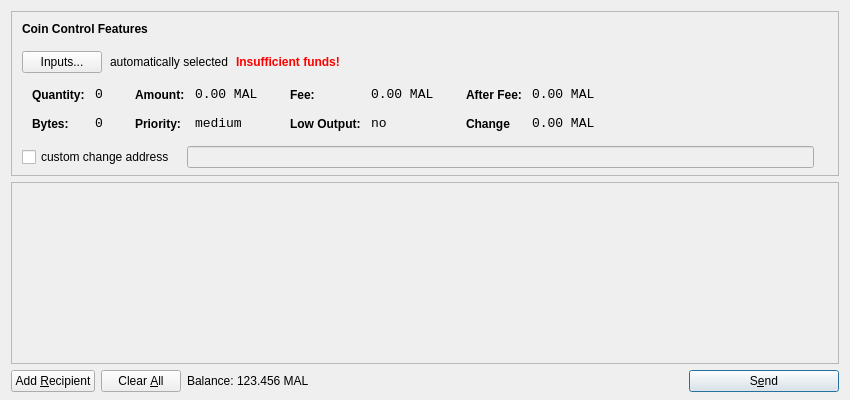
<?xml version="1.0" encoding="UTF-8"?>
<ui version="4.0">
 <class>SendCoinsDialog</class>
 <widget class="QDialog" name="SendCoinsDialog">
  <property name="geometry">
   <rect>
    <x>0</x>
    <y>0</y>
    <width>850</width>
    <height>400</height>
   </rect>
  </property>
  <property name="windowTitle">
   <string>Send Coins</string>
  </property>
  <layout class="QVBoxLayout" name="verticalLayout" stretch="0,1,0">
   <property name="bottomMargin">
    <number>8</number>
   </property>
   <item>
    <widget class="QFrame" name="frameCoinControl">
     <property name="sizePolicy">
      <sizepolicy hsizetype="Expanding" vsizetype="Expanding">
       <horstretch>0</horstretch>
       <verstretch>0</verstretch>
      </sizepolicy>
     </property>
     <property name="maximumSize">
      <size>
       <width>16777215</width>
       <height>16777215</height>
      </size>
     </property>
     <property name="frameShape">
      <enum>QFrame::StyledPanel</enum>
     </property>
     <property name="frameShadow">
      <enum>QFrame::Sunken</enum>
     </property>
     <layout class="QVBoxLayout" name="verticalLayoutCoinControl2">
      <property name="spacing">
       <number>-1</number>
      </property>
      <property name="leftMargin">
       <number>0</number>
      </property>
      <property name="topMargin">
       <number>0</number>
      </property>
      <property name="rightMargin">
       <number>0</number>
      </property>
      <property name="bottomMargin">
       <number>6</number>
      </property>
      <item>
       <layout class="QVBoxLayout" name="verticalLayoutCoinControl" stretch="0,0,0,0,1">
        <property name="spacing">
         <number>0</number>
        </property>
        <property name="leftMargin">
         <number>10</number>
        </property>
        <property name="topMargin">
         <number>10</number>
        </property>
        <item>
         <layout class="QHBoxLayout" name="horizontalLayoutCoinControl1">
          <property name="bottomMargin">
           <number>15</number>
          </property>
          <item>
           <widget class="QLabel" name="labelCoinControlFeatures">
            <property name="sizePolicy">
             <sizepolicy hsizetype="Preferred" vsizetype="Maximum">
              <horstretch>0</horstretch>
              <verstretch>0</verstretch>
             </sizepolicy>
            </property>
            <property name="font">
             <font>
              <weight>75</weight>
              <bold>true</bold>
             </font>
            </property>
            <property name="styleSheet">
             <string notr="true">font-weight:bold;</string>
            </property>
            <property name="text">
             <string>Coin Control Features</string>
            </property>
           </widget>
          </item>
         </layout>
        </item>
        <item>
         <layout class="QHBoxLayout" name="horizontalLayoutCoinControl2" stretch="0,0,0,0">
          <property name="spacing">
           <number>8</number>
          </property>
          <property name="bottomMargin">
           <number>10</number>
          </property>
          <item>
           <widget class="QPushButton" name="pushButtonCoinControl">
            <property name="styleSheet">
             <string notr="true"/>
            </property>
            <property name="text">
             <string>Inputs...</string>
            </property>
           </widget>
          </item>
          <item>
           <widget class="QLabel" name="labelCoinControlAutomaticallySelected">
            <property name="text">
             <string>automatically selected</string>
            </property>
            <property name="margin">
             <number>5</number>
            </property>
           </widget>
          </item>
          <item>
           <widget class="QLabel" name="labelCoinControlInsuffFunds">
            <property name="font">
             <font>
              <weight>75</weight>
              <bold>true</bold>
             </font>
            </property>
            <property name="styleSheet">
             <string notr="true">color:red;font-weight:bold;</string>
            </property>
            <property name="text">
             <string>Insufficient funds!</string>
            </property>
            <property name="margin">
             <number>5</number>
            </property>
           </widget>
          </item>
          <item>
           <spacer name="horizontalSpacerCoinControl">
            <property name="orientation">
             <enum>Qt::Horizontal</enum>
            </property>
            <property name="sizeHint" stdset="0">
             <size>
              <width>40</width>
              <height>1</height>
             </size>
            </property>
           </spacer>
          </item>
         </layout>
        </item>
        <item>
         <widget class="QWidget" name="widgetCoinControl" native="true">
          <property name="sizePolicy">
           <sizepolicy hsizetype="Preferred" vsizetype="Preferred">
            <horstretch>0</horstretch>
            <verstretch>0</verstretch>
           </sizepolicy>
          </property>
          <property name="minimumSize">
           <size>
            <width>0</width>
            <height>0</height>
           </size>
          </property>
          <property name="styleSheet">
           <string notr="true"/>
          </property>
          <layout class="QHBoxLayout" name="horizontalLayoutCoinControl5">
           <property name="margin">
            <number>0</number>
           </property>
           <item>
            <layout class="QHBoxLayout" name="horizontalLayoutCoinControl3" stretch="0,0,0,1">
             <property name="spacing">
              <number>20</number>
             </property>
             <property name="topMargin">
              <number>0</number>
             </property>
             <property name="bottomMargin">
              <number>10</number>
             </property>
             <item>
              <layout class="QFormLayout" name="formLayoutCoinControl1">
               <property name="horizontalSpacing">
                <number>10</number>
               </property>
               <property name="verticalSpacing">
                <number>14</number>
               </property>
               <property name="leftMargin">
                <number>10</number>
               </property>
               <property name="topMargin">
                <number>4</number>
               </property>
               <property name="rightMargin">
                <number>6</number>
               </property>
               <item row="0" column="0">
                <widget class="QLabel" name="labelCoinControlQuantityText">
                 <property name="styleSheet">
                  <string notr="true">font-weight:bold;</string>
                 </property>
                 <property name="text">
                  <string>Quantity:</string>
                 </property>
                 <property name="margin">
                  <number>0</number>
                 </property>
                </widget>
               </item>
               <item row="0" column="1">
                <widget class="QLabel" name="labelCoinControlQuantity">
                 <property name="font">
                  <font>
                   <family>Monospace</family>
                   <pointsize>10</pointsize>
                  </font>
                 </property>
                 <property name="cursor">
                  <cursorShape>IBeamCursor</cursorShape>
                 </property>
                 <property name="contextMenuPolicy">
                  <enum>Qt::ActionsContextMenu</enum>
                 </property>
                 <property name="text">
                  <string>0</string>
                 </property>
                 <property name="margin">
                  <number>0</number>
                 </property>
                 <property name="textInteractionFlags">
                  <set>Qt::LinksAccessibleByMouse|Qt::TextSelectableByKeyboard|Qt::TextSelectableByMouse</set>
                 </property>
                </widget>
               </item>
               <item row="1" column="0">
                <widget class="QLabel" name="labelCoinControlBytesText">
                 <property name="styleSheet">
                  <string notr="true">font-weight:bold;</string>
                 </property>
                 <property name="text">
                  <string>Bytes:</string>
                 </property>
                </widget>
               </item>
               <item row="1" column="1">
                <widget class="QLabel" name="labelCoinControlBytes">
                 <property name="font">
                  <font>
                   <family>Monospace</family>
                   <pointsize>10</pointsize>
                  </font>
                 </property>
                 <property name="cursor">
                  <cursorShape>IBeamCursor</cursorShape>
                 </property>
                 <property name="contextMenuPolicy">
                  <enum>Qt::ActionsContextMenu</enum>
                 </property>
                 <property name="text">
                  <string>0</string>
                 </property>
                 <property name="textInteractionFlags">
                  <set>Qt::LinksAccessibleByMouse|Qt::TextSelectableByKeyboard|Qt::TextSelectableByMouse</set>
                 </property>
                </widget>
               </item>
              </layout>
             </item>
             <item>
              <layout class="QFormLayout" name="formLayoutCoinControl2">
               <property name="horizontalSpacing">
                <number>10</number>
               </property>
               <property name="verticalSpacing">
                <number>14</number>
               </property>
               <property name="leftMargin">
                <number>6</number>
               </property>
               <property name="topMargin">
                <number>4</number>
               </property>
               <property name="rightMargin">
                <number>6</number>
               </property>
               <item row="0" column="0">
                <widget class="QLabel" name="labelCoinControlAmountText">
                 <property name="styleSheet">
                  <string notr="true">font-weight:bold;</string>
                 </property>
                 <property name="text">
                  <string>Amount:</string>
                 </property>
                 <property name="margin">
                  <number>0</number>
                 </property>
                </widget>
               </item>
               <item row="0" column="1">
                <widget class="QLabel" name="labelCoinControlAmount">
                 <property name="font">
                  <font>
                   <family>Monospace</family>
                   <pointsize>10</pointsize>
                  </font>
                 </property>
                 <property name="cursor">
                  <cursorShape>IBeamCursor</cursorShape>
                 </property>
                 <property name="contextMenuPolicy">
                  <enum>Qt::ActionsContextMenu</enum>
                 </property>
                 <property name="text">
                  <string>0.00 MAL</string>
                 </property>
                 <property name="textInteractionFlags">
                  <set>Qt::LinksAccessibleByMouse|Qt::TextSelectableByKeyboard|Qt::TextSelectableByMouse</set>
                 </property>
                </widget>
               </item>
               <item row="1" column="0">
                <widget class="QLabel" name="labelCoinControlPriorityText">
                 <property name="styleSheet">
                  <string notr="true">font-weight:bold;</string>
                 </property>
                 <property name="text">
                  <string>Priority:</string>
                 </property>
                </widget>
               </item>
               <item row="1" column="1">
                <widget class="QLabel" name="labelCoinControlPriority">
                 <property name="font">
                  <font>
                   <family>Monospace</family>
                   <pointsize>10</pointsize>
                  </font>
                 </property>
                 <property name="cursor">
                  <cursorShape>IBeamCursor</cursorShape>
                 </property>
                 <property name="contextMenuPolicy">
                  <enum>Qt::ActionsContextMenu</enum>
                 </property>
                 <property name="text">
                  <string>medium</string>
                 </property>
                 <property name="textInteractionFlags">
                  <set>Qt::LinksAccessibleByMouse|Qt::TextSelectableByKeyboard|Qt::TextSelectableByMouse</set>
                 </property>
                </widget>
               </item>
              </layout>
             </item>
             <item>
              <layout class="QFormLayout" name="formLayoutCoinControl3">
               <property name="horizontalSpacing">
                <number>10</number>
               </property>
               <property name="verticalSpacing">
                <number>14</number>
               </property>
               <property name="leftMargin">
                <number>6</number>
               </property>
               <property name="topMargin">
                <number>4</number>
               </property>
               <property name="rightMargin">
                <number>6</number>
               </property>
               <item row="0" column="0">
                <widget class="QLabel" name="labelCoinControlFeeText">
                 <property name="styleSheet">
                  <string notr="true">font-weight:bold;</string>
                 </property>
                 <property name="text">
                  <string>Fee:</string>
                 </property>
                 <property name="margin">
                  <number>0</number>
                 </property>
                </widget>
               </item>
               <item row="0" column="1">
                <widget class="QLabel" name="labelCoinControlFee">
                 <property name="font">
                  <font>
                   <family>Monospace</family>
                   <pointsize>10</pointsize>
                  </font>
                 </property>
                 <property name="cursor">
                  <cursorShape>IBeamCursor</cursorShape>
                 </property>
                 <property name="contextMenuPolicy">
                  <enum>Qt::ActionsContextMenu</enum>
                 </property>
                 <property name="text">
                  <string>0.00 MAL</string>
                 </property>
                 <property name="textInteractionFlags">
                  <set>Qt::LinksAccessibleByMouse|Qt::TextSelectableByKeyboard|Qt::TextSelectableByMouse</set>
                 </property>
                </widget>
               </item>
               <item row="1" column="0">
                <widget class="QLabel" name="labelCoinControlLowOutputText">
                 <property name="styleSheet">
                  <string notr="true">font-weight:bold;</string>
                 </property>
                 <property name="text">
                  <string>Low Output:</string>
                 </property>
                </widget>
               </item>
               <item row="1" column="1">
                <widget class="QLabel" name="labelCoinControlLowOutput">
                 <property name="font">
                  <font>
                   <family>Monospace</family>
                   <pointsize>10</pointsize>
                  </font>
                 </property>
                 <property name="cursor">
                  <cursorShape>IBeamCursor</cursorShape>
                 </property>
                 <property name="contextMenuPolicy">
                  <enum>Qt::ActionsContextMenu</enum>
                 </property>
                 <property name="text">
                  <string>no</string>
                 </property>
                 <property name="textInteractionFlags">
                  <set>Qt::LinksAccessibleByMouse|Qt::TextSelectableByKeyboard|Qt::TextSelectableByMouse</set>
                 </property>
                </widget>
               </item>
              </layout>
             </item>
             <item>
              <layout class="QFormLayout" name="formLayoutCoinControl4">
               <property name="horizontalSpacing">
                <number>10</number>
               </property>
               <property name="verticalSpacing">
                <number>14</number>
               </property>
               <property name="leftMargin">
                <number>6</number>
               </property>
               <property name="topMargin">
                <number>4</number>
               </property>
               <property name="rightMargin">
                <number>6</number>
               </property>
               <item row="0" column="0">
                <widget class="QLabel" name="labelCoinControlAfterFeeText">
                 <property name="styleSheet">
                  <string notr="true">font-weight:bold;</string>
                 </property>
                 <property name="text">
                  <string>After Fee:</string>
                 </property>
                 <property name="margin">
                  <number>0</number>
                 </property>
                </widget>
               </item>
               <item row="0" column="1">
                <widget class="QLabel" name="labelCoinControlAfterFee">
                 <property name="font">
                  <font>
                   <family>Monospace</family>
                   <pointsize>10</pointsize>
                  </font>
                 </property>
                 <property name="cursor">
                  <cursorShape>IBeamCursor</cursorShape>
                 </property>
                 <property name="contextMenuPolicy">
                  <enum>Qt::ActionsContextMenu</enum>
                 </property>
                 <property name="text">
                  <string>0.00 MAL</string>
                 </property>
                 <property name="textInteractionFlags">
                  <set>Qt::LinksAccessibleByMouse|Qt::TextSelectableByKeyboard|Qt::TextSelectableByMouse</set>
                 </property>
                </widget>
               </item>
               <item row="1" column="0">
                <widget class="QLabel" name="labelCoinControlChangeText">
                 <property name="styleSheet">
                  <string notr="true">font-weight:bold;</string>
                 </property>
                 <property name="text">
                  <string>Change</string>
                 </property>
                </widget>
               </item>
               <item row="1" column="1">
                <widget class="QLabel" name="labelCoinControlChange">
                 <property name="font">
                  <font>
                   <family>Monospace</family>
                   <pointsize>10</pointsize>
                  </font>
                 </property>
                 <property name="cursor">
                  <cursorShape>IBeamCursor</cursorShape>
                 </property>
                 <property name="contextMenuPolicy">
                  <enum>Qt::ActionsContextMenu</enum>
                 </property>
                 <property name="text">
                  <string>0.00 MAL</string>
                 </property>
                 <property name="textInteractionFlags">
                  <set>Qt::LinksAccessibleByMouse|Qt::TextSelectableByKeyboard|Qt::TextSelectableByMouse</set>
                 </property>
                </widget>
               </item>
              </layout>
             </item>
            </layout>
           </item>
          </layout>
         </widget>
        </item>
        <item>
         <layout class="QHBoxLayout" name="horizontalLayoutCoinControl4" stretch="0,0,0">
          <property name="spacing">
           <number>12</number>
          </property>
          <property name="sizeConstraint">
           <enum>QLayout::SetDefaultConstraint</enum>
          </property>
          <property name="topMargin">
           <number>5</number>
          </property>
          <property name="rightMargin">
           <number>5</number>
          </property>
          <item>
           <widget class="QCheckBox" name="checkBoxCoinControlChange">
            <property name="text">
             <string>custom change address</string>
            </property>
           </widget>
          </item>
          <item>
           <widget class="QLineEdit" name="lineEditCoinControlChange">
            <property name="enabled">
             <bool>false</bool>
            </property>
            <property name="sizePolicy">
             <sizepolicy hsizetype="Expanding" vsizetype="Fixed">
              <horstretch>0</horstretch>
              <verstretch>0</verstretch>
             </sizepolicy>
            </property>
           </widget>
          </item>
          <item>
           <widget class="QLabel" name="labelCoinControlChangeLabel">
            <property name="sizePolicy">
             <sizepolicy hsizetype="Preferred" vsizetype="Expanding">
              <horstretch>0</horstretch>
              <verstretch>0</verstretch>
             </sizepolicy>
            </property>
            <property name="minimumSize">
             <size>
              <width>0</width>
              <height>0</height>
             </size>
            </property>
            <property name="text">
             <string/>
            </property>
            <property name="margin">
             <number>3</number>
            </property>
           </widget>
          </item>
         </layout>
        </item>
        <item>
         <spacer name="verticalSpacerCoinControl">
          <property name="orientation">
           <enum>Qt::Vertical</enum>
          </property>
          <property name="sizeHint" stdset="0">
           <size>
            <width>800</width>
            <height>1</height>
           </size>
          </property>
         </spacer>
        </item>
       </layout>
      </item>
     </layout>
    </widget>
   </item>
   <item>
    <widget class="QScrollArea" name="scrollArea">
     <property name="widgetResizable">
      <bool>true</bool>
     </property>
     <widget class="QWidget" name="scrollAreaWidgetContents">
      <property name="geometry">
       <rect>
        <x>0</x>
        <y>0</y>
        <width>830</width>
        <height>165</height>
       </rect>
      </property>
      <layout class="QVBoxLayout" name="verticalLayout_2">
       <property name="margin">
        <number>0</number>
       </property>
       <item>
        <layout class="QVBoxLayout" name="entries">
         <property name="spacing">
          <number>6</number>
         </property>
        </layout>
       </item>
       <item>
        <spacer name="verticalSpacer">
         <property name="orientation">
          <enum>Qt::Vertical</enum>
         </property>
         <property name="sizeHint" stdset="0">
          <size>
           <width>20</width>
           <height>40</height>
          </size>
         </property>
        </spacer>
       </item>
      </layout>
     </widget>
    </widget>
   </item>
   <item>
    <layout class="QHBoxLayout" name="horizontalLayout">
     <item>
      <widget class="QPushButton" name="addButton">
       <property name="toolTip">
        <string>Send to multiple recipients at once</string>
       </property>
       <property name="text">
        <string>Add &amp;Recipient</string>
       </property>
       <property name="icon">
        <iconset resource="../bitcoin.qrc">
         <normaloff>:/icons/add</normaloff>:/icons/add</iconset>
       </property>
       <property name="autoDefault">
        <bool>false</bool>
       </property>
      </widget>
     </item>
     <item>
      <widget class="QPushButton" name="clearButton">
       <property name="sizePolicy">
        <sizepolicy hsizetype="Minimum" vsizetype="Fixed">
         <horstretch>0</horstretch>
         <verstretch>0</verstretch>
        </sizepolicy>
       </property>
       <property name="toolTip">
        <string>Remove all transaction fields</string>
       </property>
       <property name="text">
        <string>Clear &amp;All</string>
       </property>
       <property name="icon">
        <iconset resource="../bitcoin.qrc">
         <normaloff>:/icons/remove</normaloff>:/icons/remove</iconset>
       </property>
       <property name="autoRepeatDelay">
        <number>300</number>
       </property>
       <property name="autoDefault">
        <bool>false</bool>
       </property>
      </widget>
     </item>
     <item>
      <layout class="QHBoxLayout" name="horizontalLayout_2">
       <property name="spacing">
        <number>3</number>
       </property>
       <item>
        <widget class="QLabel" name="label">
         <property name="sizePolicy">
          <sizepolicy hsizetype="Preferred" vsizetype="Fixed">
           <horstretch>0</horstretch>
           <verstretch>0</verstretch>
          </sizepolicy>
         </property>
         <property name="text">
          <string>Balance:</string>
         </property>
        </widget>
       </item>
       <item>
        <widget class="QLabel" name="labelBalance">
         <property name="sizePolicy">
          <sizepolicy hsizetype="Preferred" vsizetype="Fixed">
           <horstretch>0</horstretch>
           <verstretch>0</verstretch>
          </sizepolicy>
         </property>
         <property name="cursor">
          <cursorShape>IBeamCursor</cursorShape>
         </property>
         <property name="text">
          <string>123.456 MAL</string>
         </property>
         <property name="textInteractionFlags">
          <set>Qt::LinksAccessibleByMouse|Qt::TextSelectableByKeyboard|Qt::TextSelectableByMouse</set>
         </property>
        </widget>
       </item>
      </layout>
     </item>
     <item>
      <spacer name="horizontalSpacer">
       <property name="orientation">
        <enum>Qt::Horizontal</enum>
       </property>
       <property name="sizeHint" stdset="0">
        <size>
         <width>40</width>
         <height>20</height>
        </size>
       </property>
      </spacer>
     </item>
     <item>
      <widget class="QPushButton" name="sendButton">
       <property name="minimumSize">
        <size>
         <width>150</width>
         <height>0</height>
        </size>
       </property>
       <property name="toolTip">
        <string>Confirm the send action</string>
       </property>
       <property name="text">
        <string>S&amp;end</string>
       </property>
       <property name="icon">
        <iconset resource="../bitcoin.qrc">
         <normaloff>:/icons/send</normaloff>:/icons/send</iconset>
       </property>
       <property name="default">
        <bool>true</bool>
       </property>
      </widget>
     </item>
    </layout>
   </item>
  </layout>
 </widget>
 <resources>
  <include location="../bitcoin.qrc"/>
 </resources>
 <connections/>
</ui>
